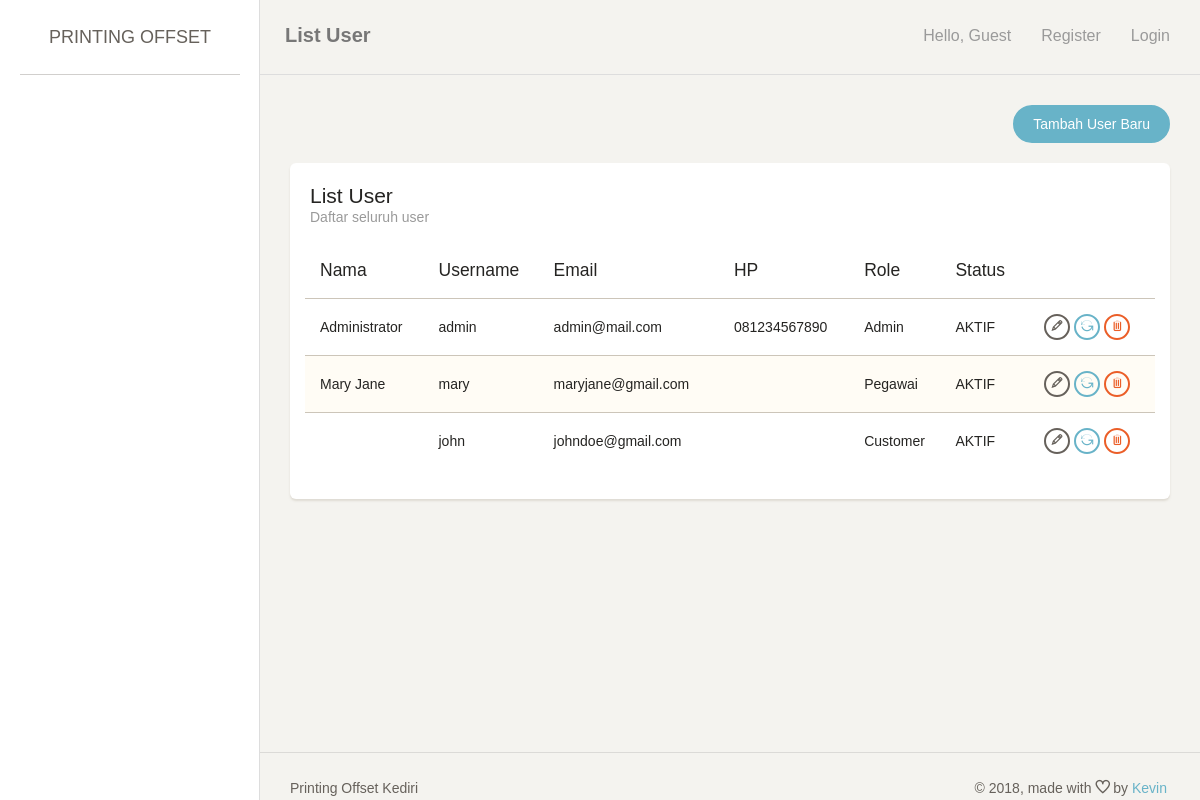
The page /index.php/user on the database as committed earlier.
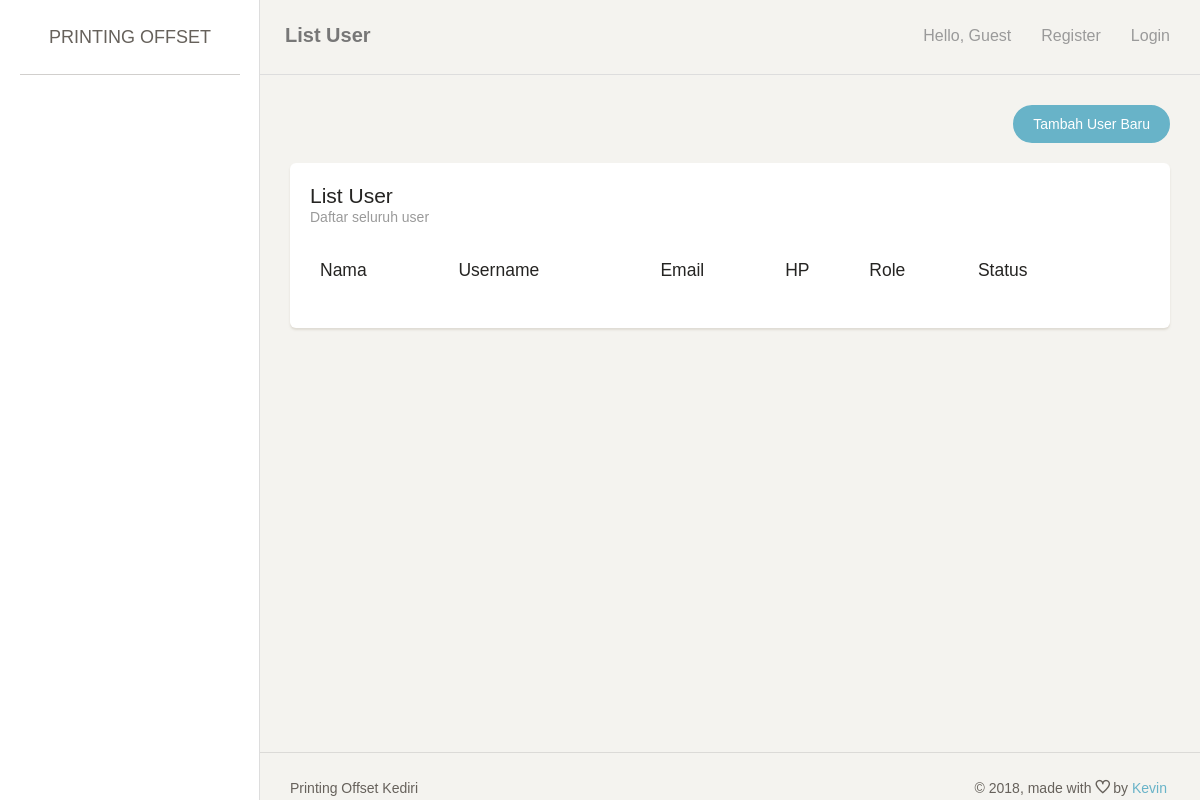
The same page on the database as committed later.
### tables this page shows
create table USER
(
   ID_USER              int not null AUTO_INCREMENT,
   NAMA_USER            varchar(255),
   ALAMAT_USER          varchar(255),
   NO_HP                varchar(14),
   EMAIL                varchar(255),
   PHOTO                varchar(255),
   USERNAME             varchar(255),
   PASSWORD             varchar(255),
   ROLE                 int,
   IS_ACTIVE            smallint,
   primary key (ID_USER)
);

### application/controllers/User.php (called while the page is built, shortened)
<?php
class User extends CI_Controller {
	public function index() {
		$this->lst();
	}
	public function lst() {
		if ($_SESSION['printer']['user']['role'] == 0){
			$data['page_title'] = 'List User';
			$data['page_note'] = 'Daftar seluruh user';
			$data['row'] = $this->MUser->getAll();
			$this->load->view('header', $data);
			$this->load->view('user_list', $data);
			$this->load->view('footer', $data);
		} else {
			redirect('login');
		}
	}
}

### index.php (called while the page is built, shortened)
<?php
require_once BASEPATH.'core/CodeIgniter.php';

### application/models/User_model.php (called while the page is built, shortened)
<?php
class User_model extends CI_Model {
	public function getAll() {
		return $this->db->get('user')->result_array();
	}
}

### application/views/user_list.php (the view, shortened to what this page needs)
<div class="content">
    <div class="container-fluid">
        <div class="row">
            <div class="col-md-12">
                <div align="right">
                    <a href="<?= site_url('user/add/'); ?>" class="btn btn-info btn-fill btn-wd">Tambah User Baru</a>
                </div>
                <br/>
                <div class="card">
                    <div class="header">
                        <h4 class="title"><?= $page_title; ?></h4>
                        <p class="category"><?= $page_note; ?></p>
                    </div>
                    <div class="content table-responsive">
                        <table id="myTable" class="table table-striped">
                            <thead><tr>
                                <th>Nama</th>
                                <th>Username</th>
                                <th>Email</th>
                                <th>HP</th>
                                <th>Role</th>
                                <th>Status</th>
                                <th></th>
                            </tr></thead>
                            <tbody>
                                <?php foreach ($row as $key => $value) {
                                    ?>
                                    <tr>
                                        <td><?= $value['nama_user']; ?></td>
                                        <td><?= $value['username']; ?></td>
                                        <td><?= $value['email']; ?></td>
                                        <td><?= $value['no_hp']; ?></td>
                                        <td>
                                            <?php if ($value['role'] == 0) echo 'Admin';
                                            else if ($value['role'] == 1) echo 'Pegawai';
                                            else echo 'Customer'; ?>
                                        </td>
                                        <td>
                                            <?php if ($value['is_active'] == 1) echo 'AKTIF';
                                            else echo 'NON-AKTIF'; ?>
                                        </td>
                                        <td align="center">
                                            <a href="<?= site_url('user/edit/'.$value['id_user']); ?>" class="btn btn-waning btn-xs"><span class="ti-pencil" title="Edit"></span></a>
                                            <?php if ($value['is_active']) { ?>
                                                <a href="<?= site_url('user/active/'.$value['id_user']); ?>" class="btn btn-info btn-xs"><span class="ti-reload" title="Deactivate"></span></a>
                                            <?php } else { ?>
                                                <?= form_hidden('status', 1); ?>
                                                <a href="<?= site_url('user/active/'.$value['id_user']); ?>" class="btn btn-info btn-xs"><span class="ti-reload" title="Activate"></span></a>
                                            <?php } ?>
                                            <a href="<?= site_url('user/delete/'.$value['id_user']); ?>" class="btn btn-danger btn-xs"><span class="ti-trash" title="Delete"></span></a>
                                        </td>
                                    </tr>
                                    <?php
                                } ?>
                            </tbody>
                        </table>
                    </div>
                </div>
            </div>
        </div>
    </div>
</div>

Rows that differ between the two databases and show on the page:
removed user: nama_user "Administrator", username "admin", email "admin@mail.com", no_hp "081234567890", role "Admin", is_active "AKTIF"
removed user: nama_user "Mary Jane", username "mary", email "maryjane@gmail.com", role "Pegawai", is_active "AKTIF"
removed user: username "john", email "johndoe@gmail.com", role "Customer", is_active "AKTIF"
